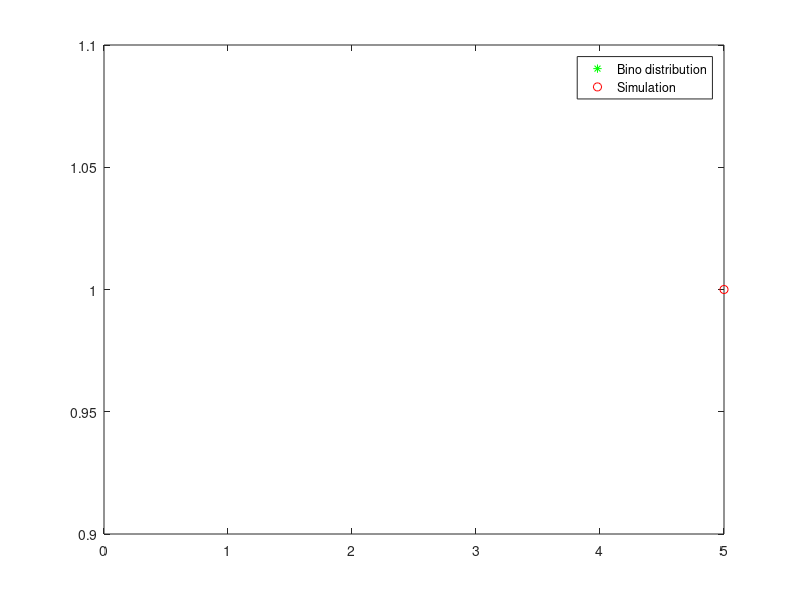

Write the MATLAB code that produced this figure.
clear
pkg load statistics

% simulate Bino(n,p) random var
n = input('Number of trials = ');
p = input('Probability of success in (0,1) = ');

# ask for how many simulations of Bino(n, p)
N = input('Number of simulation = ');


# generate n random numbers
U = rand(n, N);

# count how many where successes
X = sum(U < p);

# save the unique values in order to plot them
UX = unique(X);

# count the frequency of all different answers
nX = hist(X, length(UX));

# compute the relative frequency of each different result
relfr = nX / N;

# take each values as a posibility
k = 0:n;
pk = binopdf(k, n, p);

plot(k, pk, 'g*', UX, relfr, 'ro')
legend('Bino distribution','Simulation')
